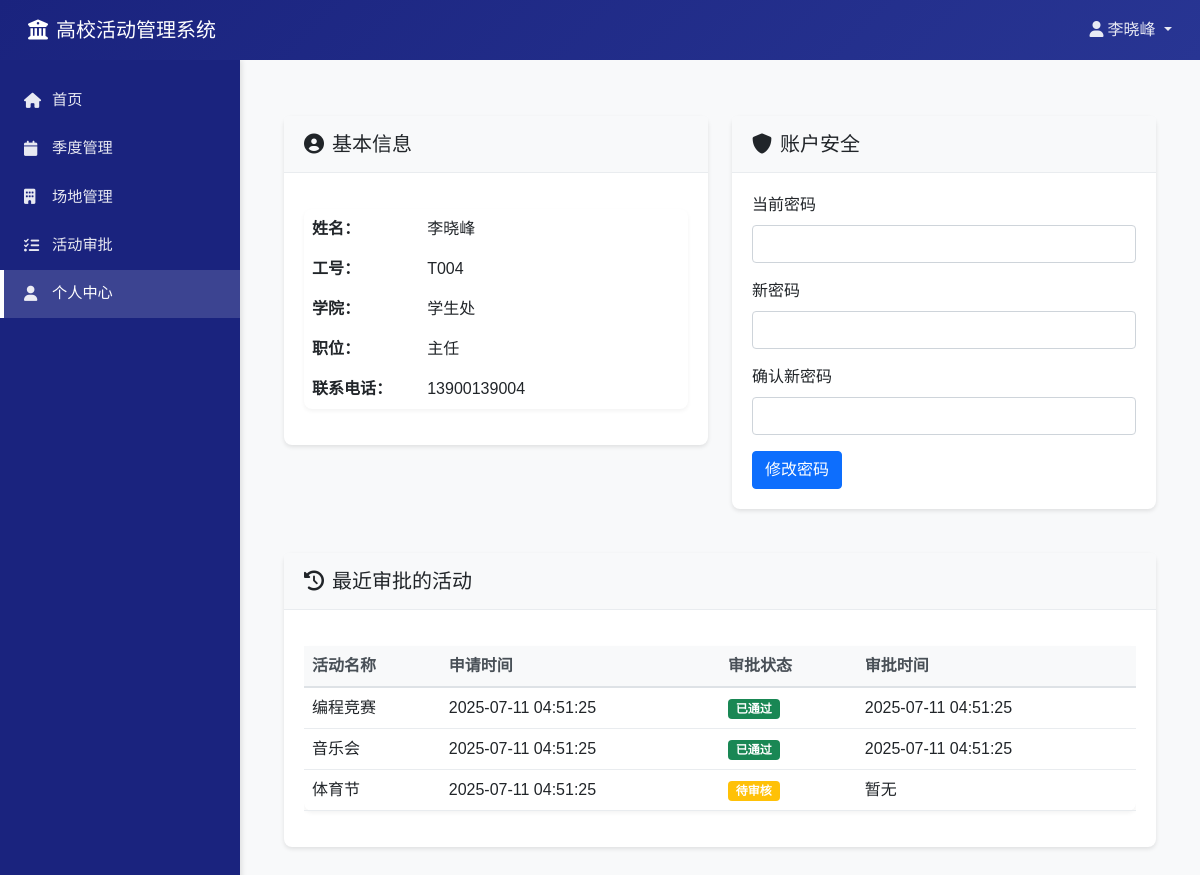
Page /admin/profile (signed in) on the earlier database version.
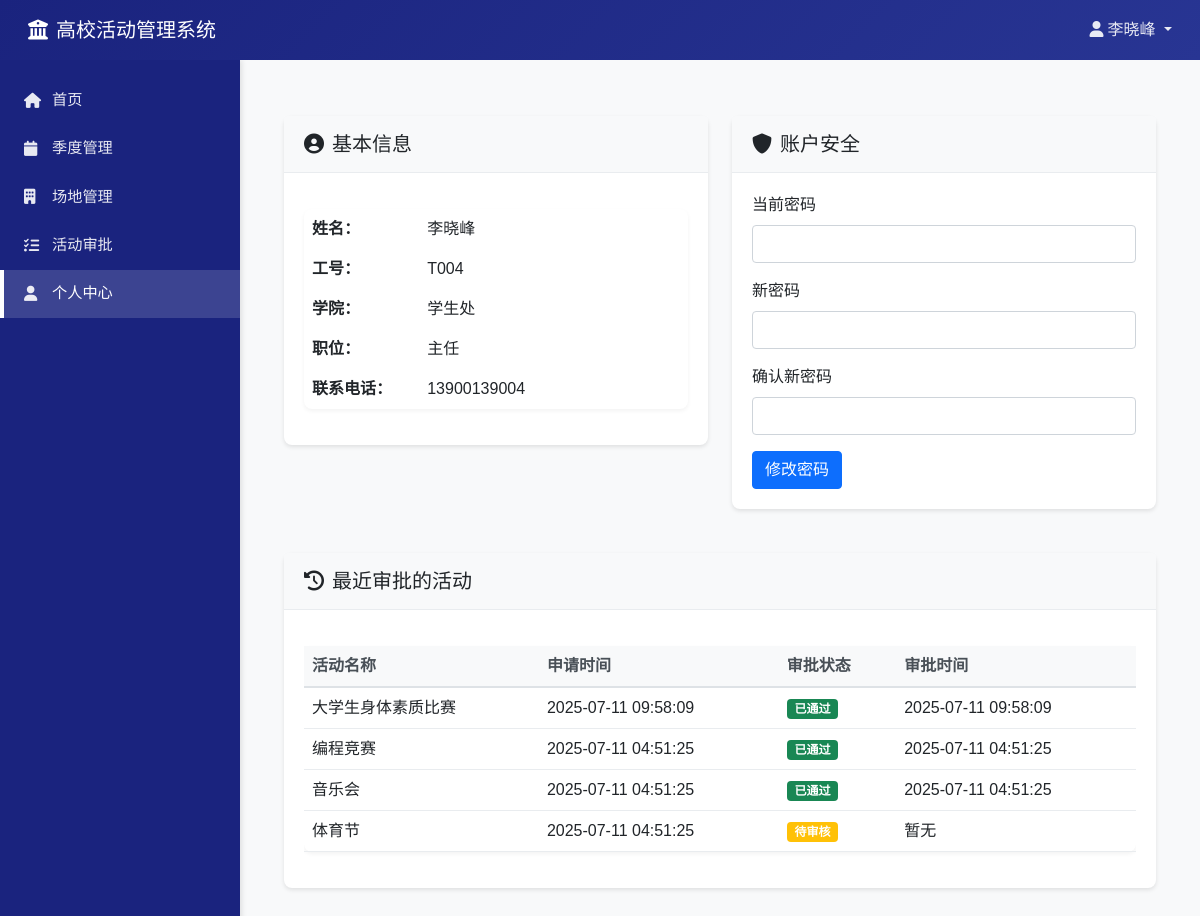
Same page on the later database version.
### tables this page shows
CREATE TABLE activities (
            activity_id INTEGER PRIMARY KEY AUTOINCREMENT,
            organizer_id INTEGER NOT NULL,
            supervisor_id INTEGER,
            admin_id INTEGER,
            activity_name TEXT NOT NULL,
            description TEXT,
            start_time TIMESTAMP NOT NULL,
            end_time TIMESTAMP NOT NULL,
            required_skills TEXT,
            participant_count INTEGER DEFAULT 0,
            max_participants INTEGER NOT NULL,
            status TEXT DEFAULT 'planning' CHECK (status IN ('planning', 'pending_review', 'approved', 'in_progress', 'completed', 'cancelled')),
            applied_funds REAL DEFAULT 0.0,
            allocated_funds REAL DEFAULT 0.0,
            remaining_funds REAL DEFAULT 0.0,
            activity_type TEXT CHECK (activity_type IN ('indoor', 'outdoor')),
            total_score INTEGER DEFAULT 0,
            created_at TIMESTAMP DEFAULT CURRENT_TIMESTAMP,
            FOREIGN KEY (organizer_id) REFERENCES students(student_id),
            FOREIGN KEY (supervisor_id) REFERENCES teachers(teacher_id),
            FOREIGN KEY (admin_id) REFERENCES teachers(teacher_id)
        );

### admin/routes.py (the view)
@admin_bp.route('/profile')
@admin_required
def profile():
    conn = get_db_connection()
    cursor = conn.cursor()
    cursor.execute('''
        SELECT u.name, u.college, u.phone, t.employee_number, t.position
        FROM users u
        JOIN teachers t ON u.user_id = t.teacher_id
        WHERE u.user_id = ? AND t.is_admin = 1
    ''', (session.get('user_id'),))
    admin_data = cursor.fetchone()
    if not admin_data:
        conn.close()
        flash('未找到管理员信息', 'error')
        return redirect(url_for('admin.dashboard'))
    admin_info = {
        'name': admin_data['name'],
        'college': admin_data['college'],
        'phone': admin_data['phone'],
        'employee_number': admin_data['employee_number'],
        'position': admin_data['position']
    }
    cursor.execute('''
        SELECT
            activity_name,
            created_at,
            status,
            CASE
                WHEN status = 'approved' THEN created_at
                ELSE NULL
            END as approved_at
        FROM activities
        WHERE admin_id = ?
        ORDER BY created_at DESC
        LIMIT 5
    ''', (session.get('user_id'),))
    recent_activities = cursor.fetchall()
    conn.close()
    return render_template('admin/profile.html',
                         admin_info=admin_info,
                         recent_activities=recent_activities)

### admin/routes.py (called while the page is built)
def admin_required(f):
    @wraps(f)
    def decorated_function(*args, **kwargs):
        if 'user_type' not in session or session['user_type'] != 'teacher' or not session.get('is_admin'):
            flash('需要管理员权限', 'error')
            return redirect(url_for('login'))
        return f(*args, **kwargs)
    return decorated_function

def get_db_connection():
    conn = sqlite3.connect('University_activit.db')
    conn.row_factory = sqlite3.Row
    return conn

### templates/admin/profile.html (shortened to what the changed rows need)
{% extends "admin/base.html" %}
{% block content %}
<div class="container mt-4">
    <div class="row">
        <div class="col-12">
            <div class="card">
                <div class="card-body">
                    <div class="table-responsive">
                        <table class="table">
                            <thead>
                                <tr>
                                    <th>活动名称</th>
                                    <th>申请时间</th>
                                    <th>审批状态</th>
                                    <th>审批时间</th>
                                </tr>
                            </thead>
                            <tbody>
                                {% for activity in recent_activities %}
                                <tr>
                                    <td>{{ activity.activity_name }}</td>
                                    <td>{{ activity.created_at }}</td>
                                    <td>
                                        {% if activity.status == 'approved' %}
                                        <span class="badge bg-success">已通过</span>
                                        {% elif activity.status == 'pending_review' %}
                                        <span class="badge bg-warning">待审核</span>
                                        {% else %}
                                        <span class="badge bg-danger">已拒绝</span>
                                        {% endif %}
                                    </td>
                                    <td>{{ activity.approved_at or '暂无' }}</td>
                                </tr>
                                {% endfor %}
                            </tbody>
                        </table>
                    </div>
                </div>
            </div>
        </div>
    </div>
</div>
{% endblock %}

Differences in the rows shown:
added activities: activity_name "大学生身体素质比赛", created_at "2025-07-11 09:58:09", status "已通过"
